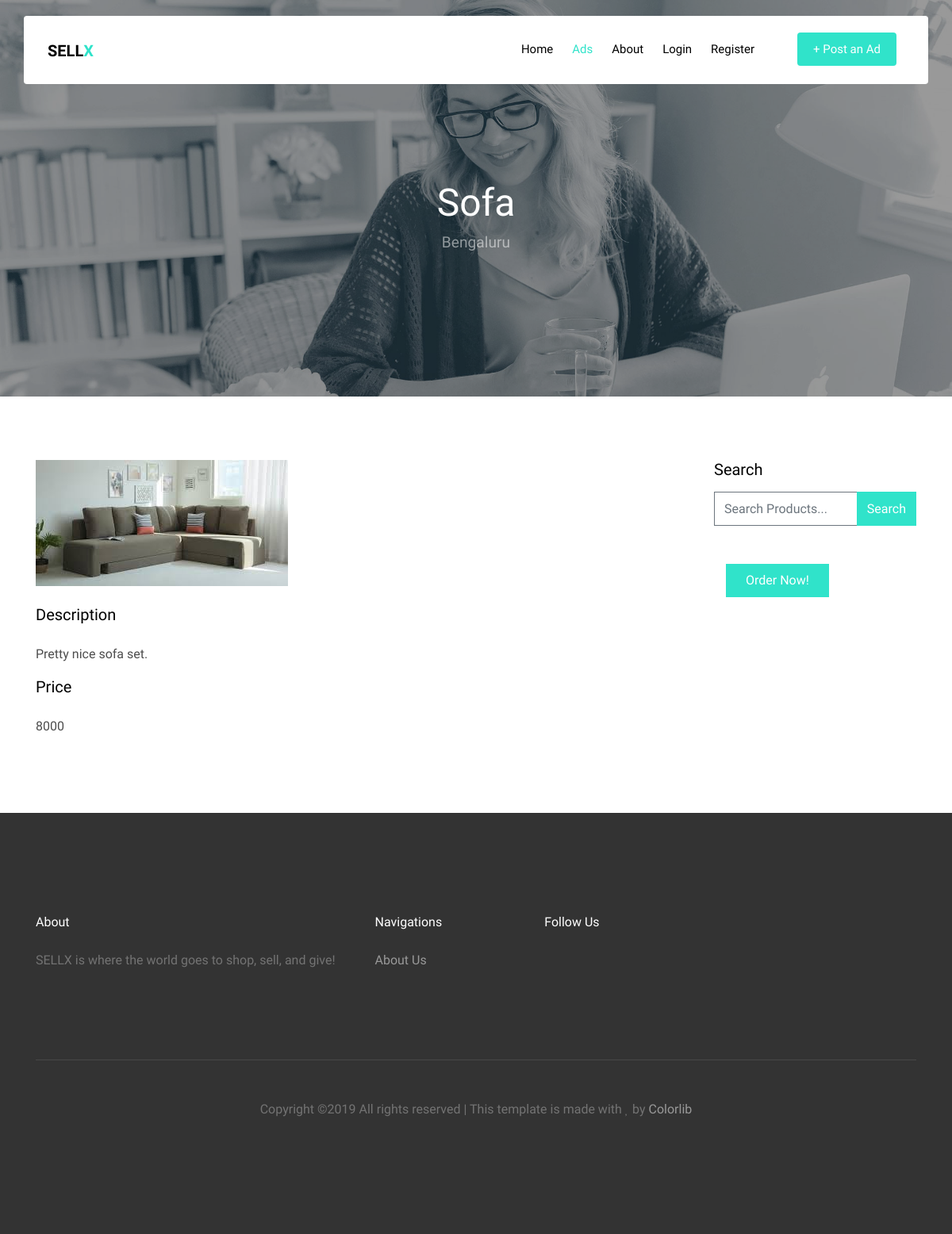
/singlelist/11, run on an earlier commit of the app's database.
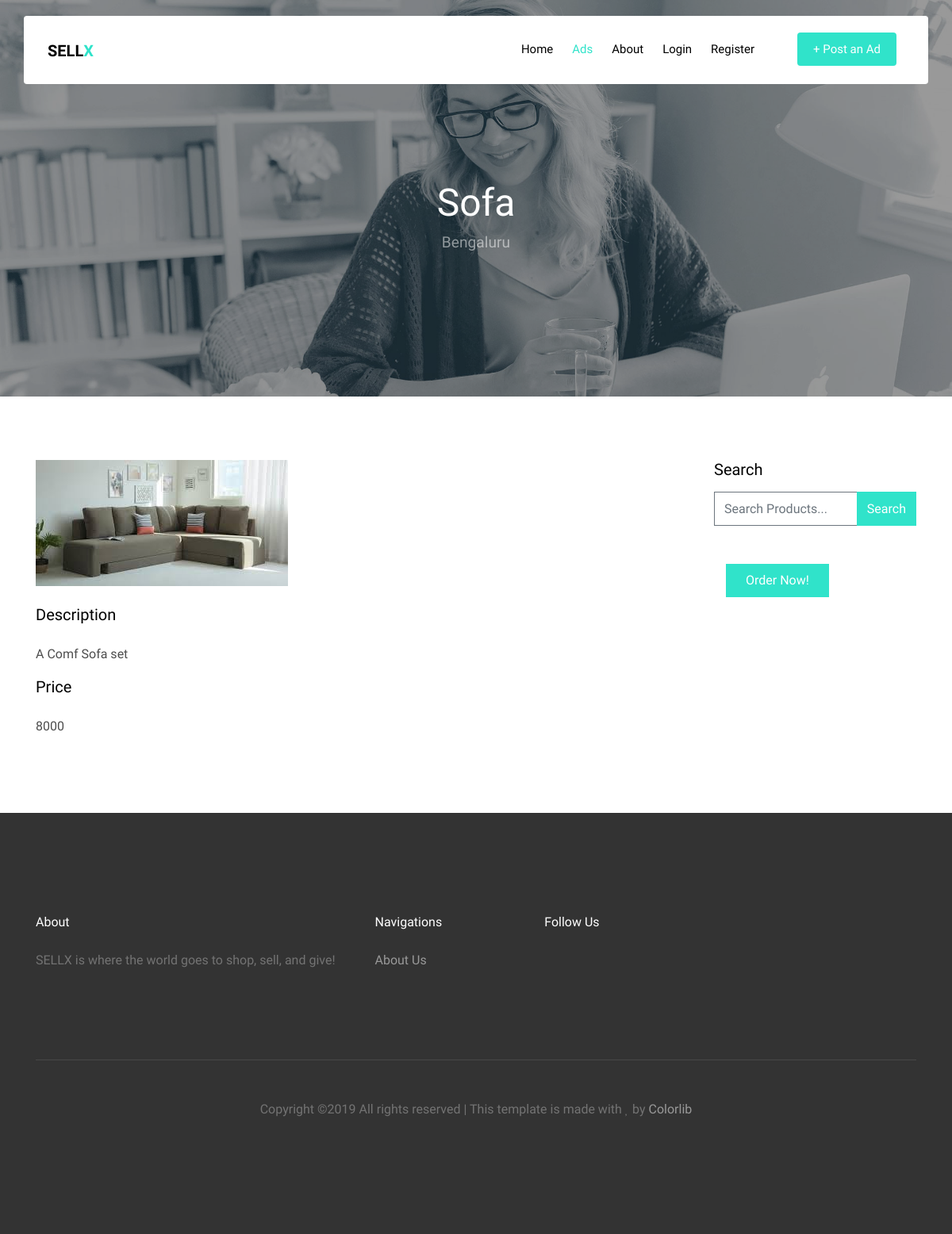
And on a later commit of the database.
### app.py (models this page shows, shortened)
class NewPost(UserMixin,db.Model):
    id = db.Column(db.Integer,primary_key = True)
    description = db.Column(db.String(1000))
    tag = db.Column(db.String(30))
    sub_tag = db.Column(db.String(40))
    price = db.Column(db.Integer)
    user_id = db.Column(db.Integer, db.ForeignKey('user.id'), nullable=False)
    img = db.Column(db.String(200), nullable = False)
    loc = db.Column(db.String(20))
    status = db.Column(db.String(15))

### app.py (the view)
@app.route("/singlelist/<postid>",methods = ['GET','POST'])
def singlelist(postid):
    form = SearchForm()
    qry = NewPost.query.filter(NewPost.id==postid)
    q = qry.first()
    eform = AlterForm()
    dform = DeleteForm()
    if form.validate_on_submit():
        data = form.search.data
        data = data.lower()
        return redirect(url_for('listi', postid=data))
    if request.form.get('action', None) == 'Delete':
        del_path = os.path.join(os.getcwd(),'static',q.img)
        db.session.delete(q)
        db.session.commit()
        os.remove(del_path)
        return redirect(url_for('profile'))
    if eform.validate_on_submit():
        if eform.description.data:
            q.description = eform.description.data
        if eform.price.data:
            q.price = eform.price.data
        db.session.commit()
    return render_template("listings-single.html",title="Item",Post_data = q,form=form, eform=eform,dform=dform)

### app.py
class SearchForm(FlaskForm):
    search = StringField('search',validators=[InputRequired()])
    submit = SubmitField('Search')

class AlterForm(FlaskForm):
    description = StringField('Description')
    price = StringField('Price')
    submit = SubmitField('Save')

### templates/listings-single.html (shortened to what the changed rows need)
<!DOCTYPE html>
<html lang="en">
  <head>
      <link rel="stylesheet" href="{{ url_for('static', filename='fonts/icomoon/style.css') }}">
      <link rel="stylesheet" href="{{ url_for('static', filename='css/bootstrap.min.css') }}">
      <link rel="stylesheet" href="{{ url_for('static', filename='css/magnific-popup.css') }}">
      <link rel="stylesheet" href="{{ url_for('static', filename='css/jquery-ui.css') }}">
      <link rel="stylesheet" href="{{ url_for('static', filename='css/owl.carousel.min.css') }}">
      <link rel="stylesheet" href="{{ url_for('static', filename='css/owl.theme.default.min.css') }}">
      <link rel="stylesheet" href="{{ url_for('static', filename='css/bootstrap-datepicker.css') }}">
      <link rel="stylesheet" href="{{ url_for('static', filename='fonts/flaticon/font/flaticon.css') }}">
      <link rel="stylesheet" href="{{ url_for('static', filename='css/aos.css') }}">
      <link rel="stylesheet" href="{{ url_for('static', filename='css/rangeslider.css') }}">
      <link rel="stylesheet" href="{{ url_for('static', filename='css/style.css') }}">
      {% import "bootstrap/wtf.html" as wtf %}
  </head>
  <body>
  <div class="site-wrap">
    <header class="site-navbar container py-0 bg-white" role="banner">
          <div class="row align-items-center">
            <div class="col-6 col-xl-2">
              <h1 class="mb-0 site-logo"><a href="{{url_for('index')}}" class="text-black mb-0">SELL<span class="text-primary">X</span>  </a></h1>
            </div>
          </div>
      </header>
    <div class="site-blocks-cover inner-page-cover overlay" style="background-image: url({{ url_for('static', filename = 'hero_2.jpg') }})" data-aos="fade" data-stellar-background-ratio="0.5">
      <div class="container">
        <div class="row align-items-center justify-content-center text-center">
          <div class="col-md-10" data-aos="fade-up" data-aos-delay="400">
            <div class="row justify-content-center mt-5">
              <div class="col-md-8 text-center">
                <h1>{{ Post_data.sub_tag }}</h1>
                <p class="mb-0">{{ Post_data.loc }}</p>
              </div>
            </div>
          </div>
        </div>
      </div>
    </div>
    <div class="site-section">
      <div class="container">
        <div class="row">
          <div class="col-lg-8">
            <div class="mb-4">
              <div><img src="{{ url_for('static',filename = Post_data.img) }}" alt="Image" class="img-fluid"></div>
            </div>
            <h4 class="h5 mb-4 text-black">Description</h4>
            <p>{{ Post_data.description }}</p>
            <h4 class="h5 mb-4 text-black">Price</h4>
            <p>{{ Post_data.price }}</p>
          </div>
            </div>
          </div>
        </div>
      </div>
    <footer class="site-footer">
      <div class="container">
        <div class="row">
          <div class="col-md-9">
            <div class="row">
              <div class="col-md-6">
                <h2 class="footer-heading mb-4">About</h2>
              </div>
              <div class="col-md-3">
                <h2 class="footer-heading mb-4">Navigations</h2>
              </div>
              <div class="col-md-3">
                <h2 class="footer-heading mb-4">Follow Us</h2>
              </div>
            </div>
          </div>
        </div>
      </div>
    </footer>
  </body>
</html>

What changed in the data, as far as the page shows it:
changed NewPost "Sofa": description "Pretty nice sofa set." → "A Comf Sofa set"
